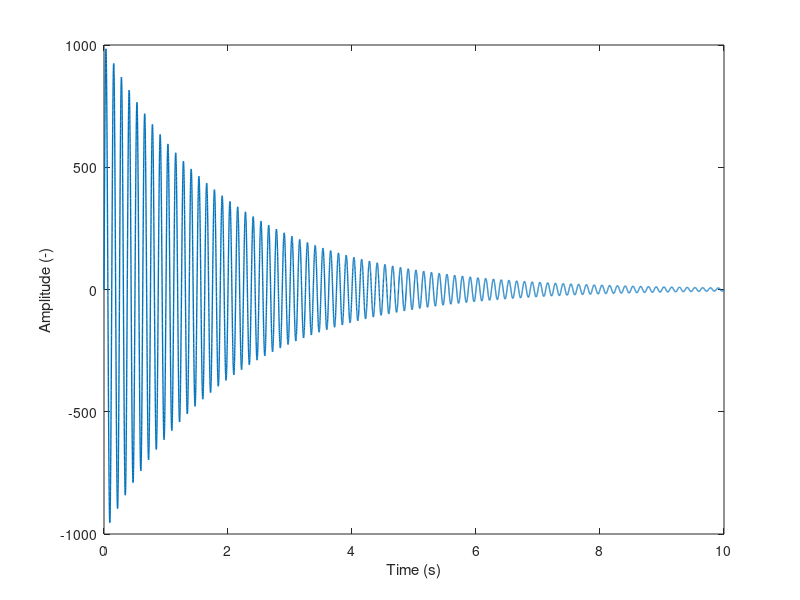
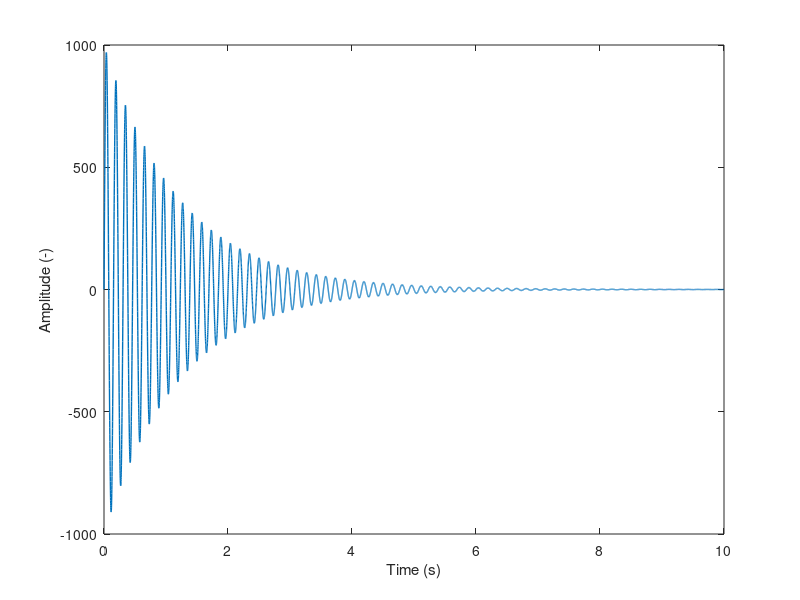

MATLAB code for these plots, in order: (Note: this script raises an error after producing the figures.)
%% Test file for matrix pencil approach using prescribed signal

% Cristina Riso
% criso@gatech.edu

clearvars 
close all
clc

% add paths from previous folder
addpath('..\00_Utilities');


%% Problem parameters (from Bousman and Winkler, 1981) 

% amplitude
A = 1000.0;

% undamped frequency (Hz and rad/s)
f_1 = 8.0; omega_1 = f_1*2.0*pi;
f_2 = 6.5; omega_2 = f_2*2.0*pi;

% undamped period (s)
T_1 = 1.0/f_1;
T_2 = 1.0/f_2;

% viscous damping factor
zeta_1 = 0.01; 
zeta_2 = 0.02;

% damped frequency (Hz and rad/s)
omega_d_1 = omega_1*sqrt(1.0-zeta_1^2);
omega_d_2 = omega_2*sqrt(1.0-zeta_2^2);

% damped period (s)
T_d_1 = 2.0*pi/omega_d_1;
T_d_2 = 2.0*pi/omega_d_2;

% time discretization (s)
t_i = 0.0; t_f = 10.0; dt = 0.001; t = t_i:dt:t_f;


%% Compute signal 

% frequency component 1
x_1 = A*exp(-zeta_1*omega_1.*t).*sin(omega_d_1*t);

% frequency component 2
x_2 = A*exp(-zeta_2*omega_2.*t).*sin(omega_d_2*t);

% plot frequency component 1
figure(1); plot(t,x_1,'LineWidth',1);
xlabel('Time (s)'); ylabel('Amplitude (-)');
axis([t_i t_f -A A]); hold all;

% plot frequency component 2
figure(2); plot(t,x_2,'LineWidth',1);
xlabel('Time (s)'); ylabel('Amplitude (-)');
axis([t_i t_f -A A]); hold all;


%% Define matrix pencil method parameters

% minimum peak
peak_min = A/100;

% peaks from start and end
peak_from_start = 1; peak_from_end = 0;

% singular value decomposition tolerance
svd_tol = 0.1;

% window size (-1 to consider entire signal at once) 
window_size = -1;

% stride size
stride_size = -1;

% number of samples between peaks
n_samples = 10;

% KS aggregation across modes
ks_rho = 10000;

% minimum frequency
freq_min = 0.0000001;

% signal selection
signal_index = 1;


%% Apply matrix pencil method to signal manually

% select signal
switch signal_index
    case 1
        x = x_1; T_d = T_d_1; T = T_1; omega_d = omega_d_1; omega = omega_1; zeta = zeta_1;
    case 2
        x = x_2; T_d = T_d_2; T = T_2; omega_d = omega_d_2; omega = omega_2; zeta = zeta_2;
end

% compute reference damping
lambda = -zeta*omega;

% find peaks 
[r_peaks,locs] = findpeaks(x,'MinPeakHeight',peak_min); t_peaks = t(locs);

% select peaks
r_peaks = r_peaks(peak_from_start:end-peak_from_end);
t_peaks = t_peaks(peak_from_start:end-peak_from_end);

% cut signal 
t_test = t(locs(peak_from_start):locs(end-peak_from_end));
x_test = x(locs(peak_from_start):locs(end-peak_from_end));

% plot cut signal
figure(signal_index); plot(t_test,x_test,'--','LineWidth',1);

% check flag
if (window_size == -1)

    % set window size to full signal
    window_size = length(t_peaks); 
    
    % set stride size to half the window size
    stride_size = floor(window_size/2);

end

% check number of samples
if (n_samples == -1)

    % use all output data
    spacing = 1;

else

    % get original sampling time step
    dt = t_test(2)-t_test(1);

    % compute resampling time step
    dt_spacing = (t_peaks(end)-t_peaks(end-1))/n_samples;

    % compute spacing between output data points
    spacing = ceil(dt_spacing/dt);

end

% plot peaks
figure(signal_index); 
plot(t_peaks,r_peaks,'ko','MarkerFaceColor','k','MarkerSize',6);

% build the matrices indicating the indices of the various windows
mod1 = repmat([1,window_size],floor(length(t_peaks)/stride_size)-1,1); sz = size(mod1);
mod2 = repmat((0:stride_size:length(t_peaks)-2*stride_size)',1,sz(2));

% indices of various windows
vals = mod1+mod2;

% allocations for recovery rate and amplitudes
r_rates = zeros(sz(1),1); rates = zeros(sz(1),1);

% loop the windows
for i = 1:sz(1)

    % get indices of this window
    indices = vals(i,:);

    % stop when signal is over
    if (indices(end) > length(t_peaks))
        continue
    end

    % find index of window start
    i_1 = find(t == t_peaks(indices(1)));

    % find index of window end
    i_2 = find(t == t_peaks(indices(2)));

    % skip if not found
    if (isempty(i_1) || isempty(i_2))
        continue;
    end

    % extract times for this window
    t_i = t(i_1:spacing:i_2);

    % extract data for this window
    y_i = x(i_1:spacing:i_2);

    % set amplitude to the average of this window
    r_rates(i) = (y_i(1)+y_i(end))/2.0;
    
    % set local damping to the aggregate
    rates(i) = compute(t_i,y_i,ks_rho,svd_tol,freq_min);

end

% extract damping
lambda_approx = rates(end);


%% Verification of manually computed values 

% verification of damping
err_lambda = (lambda_approx-lambda)/lambda*100;


%% Apply matrix pencil method to signal using functions

% compute peaks for logathmic decrement calculation
[t_peaks, r_peaks] = compute_peaks(t,x,0.0,'one','upper',peak_min,peak_from_start,peak_from_end);

% identify index of last peak
index = find(t == t_peaks(end));

% cut signal 
t_test = t(1:index);
x_test = x(1:index);

% plot peaks
plot(t_peaks,r_peaks,'rs','MarkerFaceColor','r','MarkerSize',4);

% group parameters
params.svd_tol = svd_tol;
params.window_size = -1;
params.stride_size = -1;
params.n_samples = n_samples;
params.ks_rho = ks_rho;
params.freq_min = freq_min;

% compute recovery rates using matrix pencil method
[~, rates, ~] = compute_damping_mat_pen(params,t_test,x_test,t_peaks);

% extract damping
lambda_approx_1 = rates(end);

% verification of damping
err_lambda_1 = (lambda_approx_1-lambda)/lambda*100;


%% Helper function for aggregate damping

function c = compute(t, x, ks_rho, svd_tol, freq_min)

% data points below an amplitude threshold must be removed upfront 

% uniform time step
dt = t(2)-t(1);

% number of outputs
N_t = length(t);

% matrix pencil parameter
L = floor(N_t/2)-1;

% allocate Hankel matrix
y = zeros([N_t-L,L+1]);

% populate Hankel matrix
for i = 1:N_t-L
    for j = 1:L+1
        y(i,j) = x(i+j-1); 
    end
end

% conduct SVD
[~,sigma,VT] = svdecon(y);

% singular vectors
VT = VT';

% singular values
sigma = diag(sigma);

% normalize singular values
sigma_norm = sigma/max(sigma);

% singular values to be retained
N_above_tol = length(sigma(sigma_norm > svd_tol));

% number of retained modes (model order)
N_m = min(max(2,N_above_tol),L);

% retained singular vectors
Vhat = VT(1:N_m,:);

% first L rows
V1T = Vhat(:,1:end-1);

% last L rows
V2T = Vhat(:,2:end);

% pseudo inverse
V1inv = pinv(V1T);

% matrix to estimate the eigenvalues and eigenvectors
H = V2T*V1inv;

% eigenvalues of H
[~, lam, ~] = eig(H); lam = diag(lam);

% complex exponents
s = log(lam(1:N_m))/dt;

% real and imaginary parts of complex exponents
alpha = real(s); freqs = imag(s);

% retain real parts for frequencies above threshold
alpha = alpha(freqs > freq_min);

% maximum damping
alpha_max = max(alpha);

% damping aggregate
c = alpha_max+log(sum(exp(ks_rho*(alpha-alpha_max))))./ks_rho;

end


%% Helper function for singular value decomposition

function [U,S,V] = svdecon(X)

% size of input matrix
[m,n] = size(X);

% case of less rows than columns
if  m <= n

    C = X*X';
    [U,D] = eig(C);
    clear C;

    [d,ix] = sort(abs(diag(D)),'descend');
    U = U(:,ix);

    if nargout > 2
        V = X'*U;
        s = sqrt(d);
        V = bsxfun(@(x,c)x./c, V, s');
        S = diag(s);
    end

% other case
else

    C = X'*X;
    [V,D] = eig(C);
    clear C;

    [d,ix] = sort(abs(diag(D)),'descend');
    V = V(:,ix);

    s = sqrt(d);
    S = diag(s);
    U = 0;

end

end
